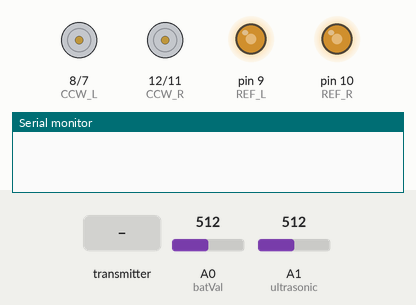
Bench run of a sketch on a simulated Arduino Mega 2560, built with avr-gcc and run on an emulated ATmega2560. Parts: motor-driver pin pairs drawn as motors (green arrow = first pin HIGH = forward, orange = second pin HIGH = backward, longer = more drive), output pins drawn as LEDs (lit = HIGH), the last lines printed to the serial monitor. The inputs (shaded band) are chosen by the test bench; at power-on: A0 (batVal) = 512, A1 (ultrasonic) = 512. No radio packets arrive unless stated.

Above: at 1.2 s.
1.3 s: the transmitter starts sending joystick.0 = 0
At 2.5 s:
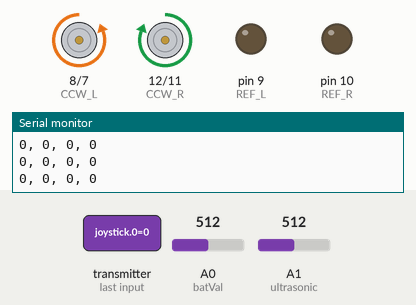
2.8 s: the transmitter starts sending joystick.0 = 1023
At 3.9 s:
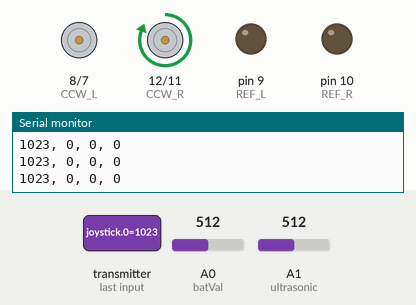
4.3 s: the transmitter starts sending joystick.2 = 256
At 5.2 s:
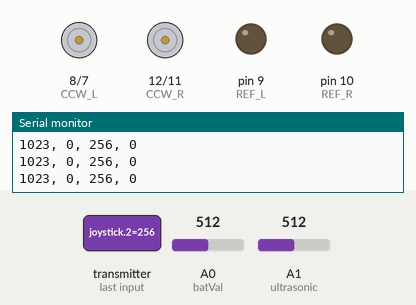
5.8 s: the transmitter starts sending joystick.0 = 0
At 6.6 s:
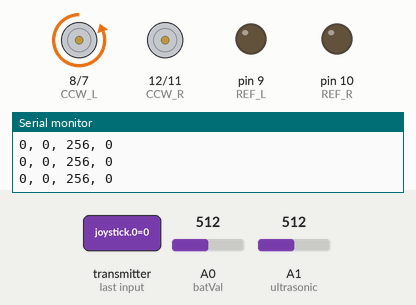
7.3 s: the transmitter starts sending joystick.1 = 256
At 8.5 s:
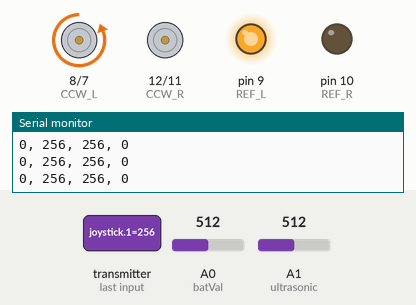
8.8 s: the transmitter starts sending joystick.0 = 256
At 9.9 s:
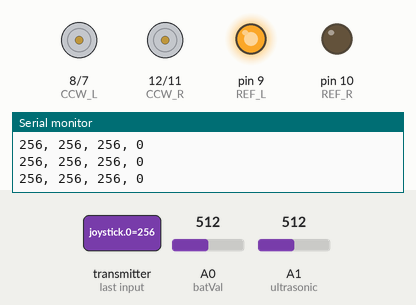
Timing chart, 0 to 11.3 s (numbered marks = the images above; inputs shaded):
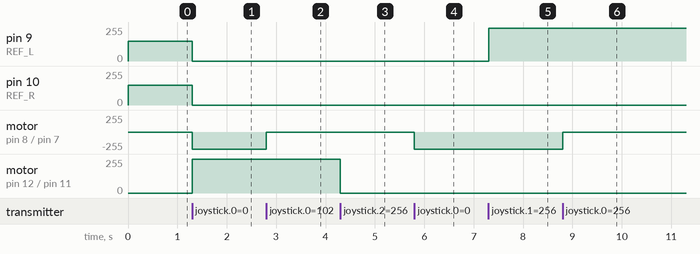

The sketch:

Mega_v2.ino
```cpp
#include <SPI.h>
#include "nRF24L01.h"
#include "RF24.h"

#define VERBOSE
#define LEFT_TRIM 10
#define RIGHT_TRIM 8
#define NUM_RECS 50

//speed control settings
#define INITSPEED 150

const int onOff = 6;      //On/off switch
const int CW_L = 7;       //Clockwise control left
const int CCW_L = 8;      //CCW control left
const int REF_L = 9;      //left ref voltage
const int REF_R = 10;      //right reference control
const int CW_R = 11;      //Clockwise right control
const int CCW_R = 12;     //counterclock right control
const int batVal = 0;

const int ultrasonic = A1;

unsigned batStat = 0;

unsigned start = 0;
unsigned stopval = 0;

unsigned joystick[4];
unsigned sendPack[4];
unsigned rightSpeed = 0, leftSpeed = 0;
int k;

RF24 radio(48,49);

const uint64_t pipeRecieve = 0x123456ABCDEF;
const uint64_t pipeSend = 0xABCDEF123456;

void setup(void)
{
  Serial.begin(9600);

  radio.begin();
  radio.openWritingPipe(pipeSend);
  radio.openReadingPipe(1,pipeRecieve);
  radio.startListening();
  pinMode(ultrasonic,INPUT);

  pinMode(onOff,INPUT);
  pinMode(CW_L, OUTPUT);
  pinMode(CCW_L, OUTPUT);
  pinMode(REF_L, OUTPUT);
  pinMode(CW_R, OUTPUT);
  pinMode(CCW_R, OUTPUT);
  pinMode(REF_R,OUTPUT);
  digitalWrite(CW_L, LOW);
  digitalWrite(CCW_L, LOW);
  digitalWrite(CW_R, LOW);
  digitalWrite(CCW_R, LOW); //stop the robot to start
  analogWrite(REF_L, INITSPEED);
  analogWrite(REF_R, INITSPEED);
}

void loop(void)
{
 for(int i=0;i<NUM_RECS;++i){
  if ( radio.available() )
  {
    // Dump the payloads until we've gotten everything
    bool done = false;
    while (!done)
    {
      // Fetch the payload, and see if this was the last one.
      done = radio.read( joystick, sizeof(joystick) );
      #ifdef VERBOSE
      Serial.print(joystick[0]);
      Serial.print(", ");
      Serial.print(joystick[1]);
      Serial.print(", ");
      Serial.print(joystick[2]);
      Serial.print(", ");
      Serial.println(joystick[3]);
      #endif

     //trim using this hopefully wont take too long
     if(((int)joystick[1]-LEFT_TRIM)<0)
       leftSpeed = 0;
     else
       leftSpeed = joystick[1] - LEFT_TRIM;

     if(((int)joystick[3]-RIGHT_TRIM)<0)
       rightSpeed = 0;
     else
       rightSpeed = joystick[3] - RIGHT_TRIM;

    }
    //left wheel control
    if(joystick[0]==1){
      digitalWrite(CW_L,LOW);
      digitalWrite(CCW_L,HIGH);
      analogWrite(REF_L,leftSpeed);
    }
    else if(joystick[0]==0){
      digitalWrite(CW_L,HIGH);
      digitalWrite(CCW_L,LOW);
      analogWrite(REF_L,leftSpeed);
    }
    else{
      digitalWrite(CW_L,LOW);
      digitalWrite(CCW_L,LOW);
    }
    //right wheel control
    if(joystick[2]==1){
      digitalWrite(CW_R,HIGH);
      digitalWrite(CCW_R,LOW);
      analogWrite(REF_R,rightSpeed);
    }
    else if(joystick[2]==0){
      digitalWrite(CW_R,LOW);
      digitalWrite(CCW_R,HIGH);
      analogWrite(REF_R,rightSpeed);
    }
    else{
      digitalWrite(CW_R,LOW);
      digitalWrite(CCW_R,LOW);
    }

  }
  batStat = batStat+analogRead(batVal);
 }
 sendPack[0] = leftSpeed;//ultrasonic();
 sendPack[1] = rightSpeed;
 sendPack[2] = map(batStat/NUM_RECS,716,1028,0,100)*2;
 sendPack[3] = analogRead(ultrasonic);
 radio.stopListening();
 radio.write(sendPack,sizeof(sendPack));//sending two increases response time
 radio.write(sendPack,sizeof(sendPack));
 radio.startListening();
 batStat = 0;
 ++k;
}
```

Measured:
- after the input at 1.3 s, pin 9 (REF_L), pin 10 (REF_R): 150/255 → 0/255 at once; motor on pin 8 (CCW_L) / pin 7 (CW_L): stopped → backward 255/255 at once; motor on pin 12 (CCW_R) / pin 11 (CW_R): stopped → forward 255/255 at once
- after the input at 2.8 s, motor on pin 8 (CCW_L) / pin 7 (CW_L): backward 255/255 → stopped at once
- after the input at 4.3 s, motor on pin 12 (CCW_R) / pin 11 (CW_R): forward 255/255 → stopped at once
- after the input at 5.8 s, motor on pin 8 (CCW_L) / pin 7 (CW_L): stopped → backward 255/255 at once
- after the input at 7.3 s, pin 9 (REF_L): 0/255 → 246/255 at once
- after the input at 8.8 s, motor on pin 8 (CCW_L) / pin 7 (CW_L): backward 255/255 → stopped at once
